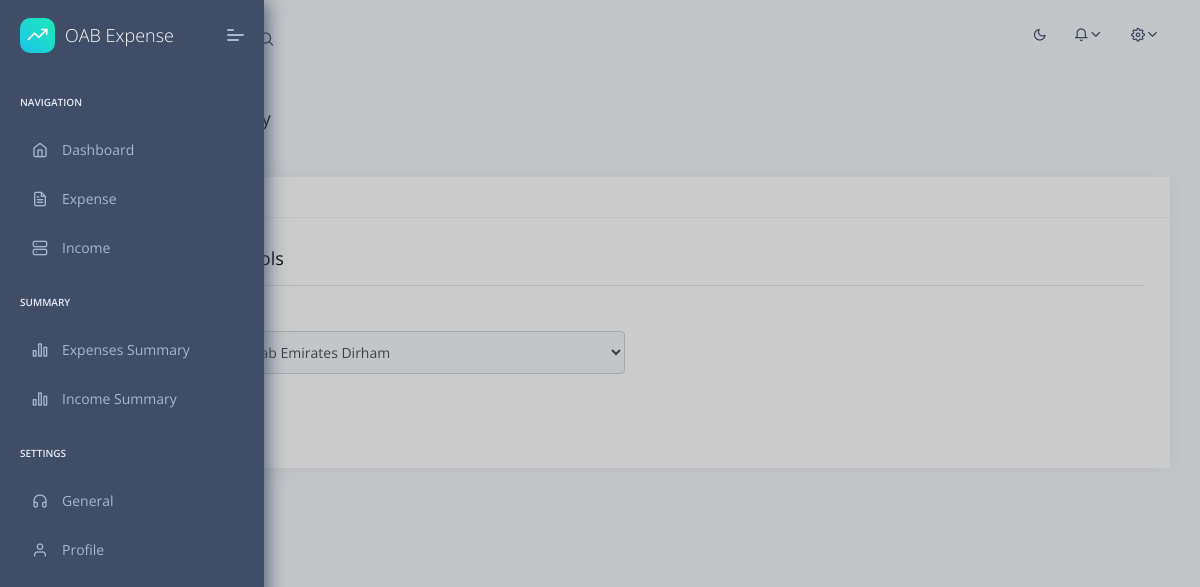
The app's page /preferences/ (signed in), older data.
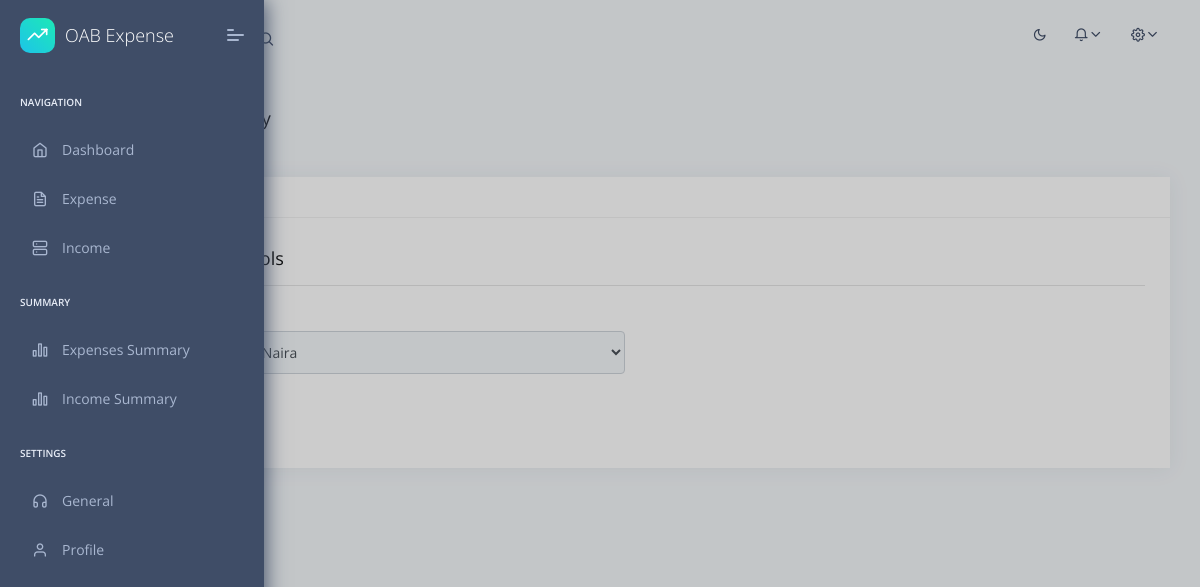
The same page, newer data.
### apps/userpreferences/models.py (models this page shows, shortened)
class UserPreference(models.Model):
    user = models.OneToOneField(to=User, on_delete=models.CASCADE)
    currency = models.CharField(max_length=255, blank=True, null=True)

### apps/userpreferences/views.py (the view, shortened to what this page needs)
# urls.py: path('', views.preference, name="preferences"),
def preference(request):
    currency_data = []
    file_path = os.path.join(settings.BASE_DIR, 'currencies.json')
    with open(file_path, 'r') as json_file:
        data = json.load(json_file)
        for k, v in data.items():
            currency_data.append({'name': k, 'value': v})
    exists = UserPreference.objects.filter(user=request.user).exists()
    user_preference = None
    if exists:
        user_preference = UserPreference.objects.get(user=request.user)
    if request.method == 'GET':
        return render(request, 'home/preferences.html', {'currencies': currency_data, 'user_preference': user_preference})

### apps/context_processors.py (called while the page is built)
def cfg_assets_root(request):
    return { 'ASSETS_ROOT' : settings.ASSETS_ROOT }

### apps/templates/home/preferences.html (shortened to what this page needs)
{% extends "layouts/base.html" %}
{% block content %}
    <div class="pcoded-main-container">
        <div class="pcoded-wrapper">
            <div class="pcoded-content">
                <div class="pcoded-inner-content">
                    <div class="page-header">
                        <div class="page-block">
                            <div class="row align-items-center">
                                <div class="col-md-12">
                                    <div class="page-header-title">
                                        <h5 class="m-b-10">Preferred Currency</h5>
                                    </div>
                                    <ul class="breadcrumb">
                                        <li class="breadcrumb-item"><a href="/"></a></li>
                                        <li class="breadcrumb-item"><a href="javascript:">Currency</a></li>
                                    </ul>
                                </div>
                            </div>
                        </div>
                    </div>
                    <div class="main-body">
                        <div class="page-wrapper">
                            <div class="row">
                                <div class="col-sm-12">
                                    <div class="card">
                                        <div class="card-header">
                                        </div>
                                        <div class="card-body">
                                            <h5>Currency controls</h5>
                                            <hr>
                                            <div class="row">
                                                <div class="col-md-6">
                                                    <form method="post" action="{% url 'preferences'%}">
                                                        <div class="form-group">
                                                            <label for="exampleFormControlSelect1">Select</label>
                                                            <select name="currency" class="form-control" id="exampleFormControlSelect1">
                                                                {% if user_preference.currency %}
                                                                <option name="currency" selected>{{user_preference.currency}}</option>
                                                                {% endif %}
                                                                {% for currency in currencies%}
                                                                <option name="currency" value="{{currency.name}} - {{currency.value}}">{{currency.name}} - {{currency.value}}</option>
                                                                {% endfor %}
                                                            </select>
                                                        </div>
                                                    </form>
                                                </div>
                                            </div>
                                        </div>
                                    </div>
                                </div>
                            </div>
                        </div>
                    </div>
                </div>
            </div>
        </div>
    </div>
{% endblock content %}

### apps/templates/layouts/base.html (shortened to what this page needs)
<!DOCTYPE html>
<html lang="en">
<head>
    <link rel="stylesheet" href="{{ ASSETS_ROOT }}/fonts/fontawesome/css/fontawesome-all.min.css">
    <link rel="stylesheet" href="{{ ASSETS_ROOT }}/plugins/animation/css/animate.min.css">
    <link rel="stylesheet" href="{{ ASSETS_ROOT }}/css/style.css">
    <link rel="stylesheet" href="{{ ASSETS_ROOT }}/css/dark.css">
</head>
<body>
    {% include 'includes/sidebar.html' %}
    {% include 'includes/navigation.html' %}
    {% block content %}{% endblock content %}
</body>
</html>

### apps/templates/includes/sidebar.html
<nav class="pcoded-navbar">
    <div class="navbar-wrapper">
        <div class="navbar-brand header-logo">
            <a href="/" class="b-brand">
                <div class="b-bg">
                    <i class="feather icon-trending-up"></i>
                </div>
                <span class="b-title">OAB Expense</span>
            </a>
            <a class="mobile-menu" id="mobile-collapse" href="javascript:"><span></span></a>
        </div>
        <div class="navbar-content scroll-div">
            <ul class="nav pcoded-inner-navbar">
                <li class="nav-item pcoded-menu-caption">
                    <label>Navigation</label>
                </li>
                <li data-username="dashboard Default Ecommerce CRM Analytics Crypto Project"
                    class="nav-item {% if 'index' in segment %} active {% endif %}">
                    <a href="/" class="nav-link "><span class="pcoded-micon"><i class="feather icon-home"></i></span><span
                            class="pcoded-mtext">Dashboard</span></a>
                </li>
                <li data-username="form elements advance componant validation masking wizard picker select"
                    class="nav-item ">
                    <a href="" class="nav-link "><span class="pcoded-micon"><i
                            class="feather icon-file-text"></i></span><span
                            class="pcoded-mtext">Expense</span></a>
                </li>
                <li data-username="Table bootstrap datatable footable"
                    class="nav-item ">
                    <a href="" class="nav-link "><span class="pcoded-micon"><i
                            class="feather icon-server"></i></span><span class="pcoded-mtext">Income</span></a>
                </li>
                <li class="nav-item pcoded-menu-caption">
                    <label>Summary</label>
                </li>
                <li data-username="Charts Morris"
                    class="nav-item ">
                    <a href="" class="nav-link "><span
                        class="pcoded-micon"><i class="feather icon-bar-chart-2"></i></span><span class="pcoded-mtext">Expenses Summary</span></a>
                </li>
                <li data-username="Maps Google"
                    class="nav-item ">
                    <a href="" class="nav-link "><span
                        class="pcoded-micon"><i class="feather icon-bar-chart-2"></i></span><span
                        class="pcoded-mtext">Income Summary</span></a></li>
                <li class="nav-item pcoded-menu-caption">
                    <label>settings</label>
                </li>
                <li data-username="Support Page" class="nav-item {% if 'preferences' in segment %} active {% endif %}">
                    <a href="{% url 'preferences'%}" class="nav-link">
                        <span class="pcoded-micon">
                            <i class="feather icon-headphones"></i>
                        </span>
                        <span class="pcoded-mtext">General</span>
                    </a>
                </li>
                    <li data-username="Profile Page"
                    class="nav-item {% if 'profile' in segment %} active {% endif %}">
                    <a href="/profile.html" class="nav-link">
                        <span class="pcoded-micon"><i class="feather icon-user"></i></span>
                            <span class="pcoded-mtext">Profile</span></a>
                </li>
            </ul>
        </div>
    </div>
</nav>

### apps/templates/includes/navigation.html (shortened to what this page needs)
<header class="navbar pcoded-header navbar-expand-lg navbar-light">
    <div class="collapse navbar-collapse">
        <ul class="navbar-nav mr-auto">
            <li><a href="javascript:" class="full-screen" onclick="javascript:toggleFullScreen()"></a></li>
            <li class="nav-item dropdown">
                <a class="dropdown-toggle" href="javascript:" data-toggle="dropdown">Dropdown</a>
            </li>
            <li class="nav-item">
                <div class="main-search">
                    <div class="input-group">
                        <span class="input-group-append search-btn btn btn-primary">
                                <i class="feather icon-search input-group-text"></i>
                            </span>
                    </div>
                </div>
            </li>
        </ul>
        <ul class="navbar-nav ml-auto">
            <li>
                <label>
                    <i class="icon feather icon-sun" id="theme-indicator"></i>
                </label>
            </li>
            <li>
                <div class="dropdown">
                    <a class="dropdown-toggle" href="javascript:" data-toggle="dropdown"><i
                            class="icon feather icon-bell"></i></a>
                </div>
            </li>
            <li>
                <div class="dropdown drp-user">
                    <a href="javascript:" class="dropdown-toggle" data-toggle="dropdown">
                        <i class="icon feather icon-settings"></i>
                    </a>
                </div>
            </li>
        </ul>
    </div>
</header>

### apps/static/assets/css/dark.css (style rules this page uses)
#theme-indicator { cursor: pointer; }
.pcoded-header label { color: #3f4d67; }

Row changes from the older to the newer data that the page shows:
added UserPreference: currency "NGN - Nigerian Naira"
Text that changed along with them:
form field currency: "AED - United Arab Emirates Dirham" → (not shown)
